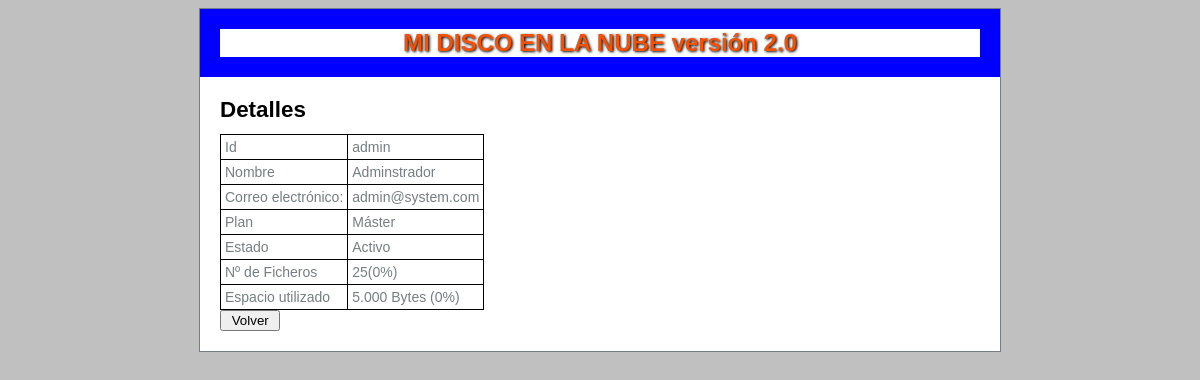
Page /index.php?orden=Detalles&userid=admin (signed in) on the committed database.
### tables this page shows
CREATE TABLE `Usuarios` (
  `id` varchar(10) NOT NULL,
  `clave` varchar(70) NOT NULL,
  `nombre` varchar(30) NOT NULL,
  `email` varchar(30) NOT NULL,
  `plan` int(1) NOT NULL,
  `estado` char(1) NOT NULL
);

### app/controlerUser.php (called while the page is built, shortened)
<?php
include_once 'modeloUserDB.php';
function ctlUserDetalles(){
    $datosuser = modeloUserDB::UserGet($_GET['userid']);
    $userid=$_GET['userid'];
    $nombre=$datosuser[1];
    $email =$datosuser[2];
    $plancod   =$datosuser[3];
    $estadocod =$datosuser[4];
    $plan  =PLANES[$plancod];
    $estado=ESTADOS[$estadocod];
    $nficheros = 25;
    $nbytes =5000;
    if ( $plan != "Máster" ){
    $pficheros = 100.0*$nficheros/  LIMITE_FICHEROS[$plancod];
    $pespacio  = 100.0*$nbytes   /  LIMITE_ESPACIO [$plancod];
    } else {
        $pficheros = "0";
        $pespacio  = "0";
    }
    $nbytes = number_format($nbytes, 0, ',', '.');
    include_once 'plantilla/detalle.php';
}

### index.php (called while the page is built, shortened)
<?php
include_once 'app/controlerUser.php';
include_once 'app/modeloUserDB.php';
$rutasUser = [
    "Inicio"      => "ctlUserInicio",
    "Alta"        => "ctlUserAlta",
    "Detalles"    => "ctlUserDetalles",
    "Modificar"   => "ctlUserModificar",
    "Borrar"      => "ctlUserBorrar",
    "Cerrar"      => "ctlUserCerrar",
    "VerUsuarios" => "ctlUserVerUsuarios",
    "Cancelar"    => "ctlUserDetalles"
];
if (!isset($_SESSION['user'])){
    if (isset($_GET['orden']) && $_GET['orden']=="Registrarse"){
        $procRuta = "ctlUserRegistroUsuario";
    }
    else {
        $procRuta = "ctlUserInicio";
    }
} else {
    if ( $_SESSION['modo'] == GESTIONUSUARIOS){
        if (isset($_GET['orden'])){
            if ( isset ($rutasUser[$_GET['orden']]) ){
                $procRuta =  $rutasUser[$_GET['orden']];
            }
            else {
                header('Status: 404 Not Found');
                echo '<html><body><h1>Error 404: No existe la ruta <i>' .
                    $_GET['ctl'] .
                    '</p></body></html>';
                    exit;
            }
        }
        else {
            $procRuta = "ctlUserVerUsuarios";
        }
    }
}
$procRuta();

### app/modeloUserDB.php (called while the page is built, shortened)
<?php
include_once 'Usuario.php';
class ModeloUserDB {
     private static $dbh = null;
     private static $consulta_user = "Select * from Usuarios where id = ?";
public static function init(){
    if (self::$dbh == null){
        try {
            $dsn = "mysql:host=".DBSERVER.";dbname=".DBNAME.";charset=utf8";
            self::$dbh = new PDO($dsn,DBUSER,DBPASSWORD);
            self::$dbh->setAttribute(PDO::ATTR_ERRMODE, PDO::ERRMODE_EXCEPTION);
        } catch (PDOException $e){
            echo "Error de conexión ".$e->getMessage();
            exit();
        }
    }
}
public static function UserGet ($userid){
    $stmt = self::$dbh->prepare(self::$consulta_user);
    $stmt->bindValue(1,$userid);
    $stmt->execute();
    if ($stmt->rowCount() > 0 ){
        $stmt->setFetchMode(PDO::FETCH_CLASS, 'Usuario');
        $uobj = $stmt->fetch();
        $datosuser = [
                     $uobj->clave,
                     $uobj->nombre,
                     $uobj->email,
                     $uobj->plan,
                     $uobj->estado
                     ];
        return $datosuser;
    }
    return null;
}
}

### app/Usuario.php (called while the page is built, shortened)
<?php
class Usuario
{
   public function __get($atributo){
       $class = get_class($this);
       if(property_exists($class, $atributo)) {
           return $this->$atributo;
       }
   }
}

### app/plantilla/detalle.php (the view, shortened to what this page needs)
<h2> Detalles </h2>
<table>
<tr><td>Id   </td><td> <?= $userid ?></td></tr>
<tr><td>Nombre   </td><td>   <?= $nombre ?></td></tr>
<tr><td>Correo electrónico:  </td><td>     <?= $email ?></td></tr>
<tr><td>Plan    </td><td>    <?= $plan  ?></td></tr>
<tr><td>Estado   </td><td>   <?= $estado ?></td></tr>
<tr><td>Nº de Ficheros  </td><td> <?= $nficheros ?>(<?=$pficheros ?>%)</td></tr>
<tr><td>Espacio utilizado  </td><td>  <?= $nbytes ?> Bytes (<?= $pespacio ?>%)</td></tr>
</table>
<input type="button" value=" Volver " size="10" onclick="javascript:window.location='index.php'" >
<?php
include_once "principal.php";
?>

### web/css/default.css (style rules this page uses)
body { background: silver; text-align: justify; font-family: Tahoma, Geneva, sans-serif; font-size: 14px; color: #757E82; }
#content h2 { color:#000; font-size: 160%; margin: 0 0 .5em; }
table, th, td { border: 1px solid black; border-collapse:collapse; padding: 4px; }

### rows in the picture
usuarios: nombre "Adminstrador", email "admin@system.com", plan "Máster", estado "Activo", plan "0"

### other values in the picture
$userid "admin"
$nficheros "25"
$nbytes "5.000"
